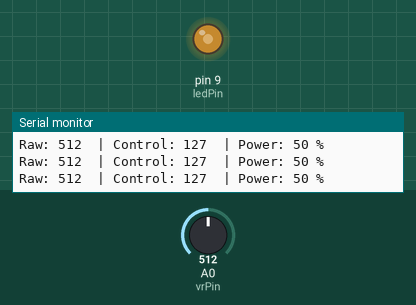
Simulated run of this sketch. Board: Arduino Uno, built with avr-gcc and run on an emulated ATmega328P. Shown: output pins drawn as LEDs (lit = HIGH), the last lines printed to the serial monitor. The test bench sets the inputs (shaded band); at power-on: A0 (vrPin) = 512.

Above: at 1.2 s.
1.3 s: A0 (vrPin) set to 716
At 2.6 s:
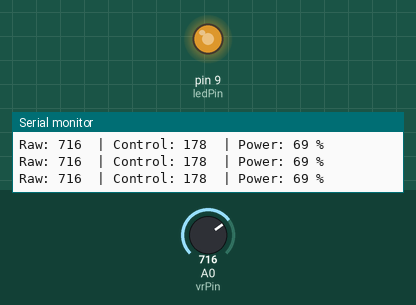
2.9 s: A0 (vrPin) set to 900
At 4.1 s:
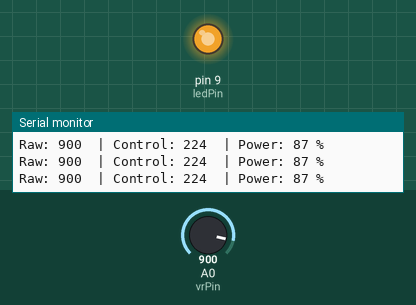
4.5 s: A0 (vrPin) set to 122
At 5.6 s:
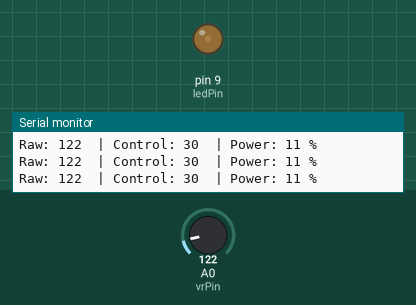
6.1 s: A0 (vrPin) set to 0
At 7.0 s:
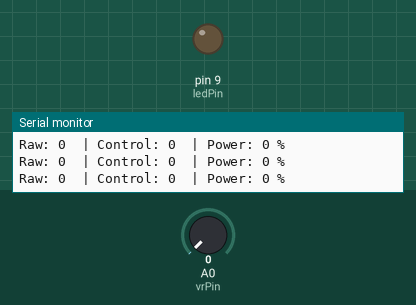
Timing chart, 0 to 8.7 s (numbered marks = the images above; inputs shaded):
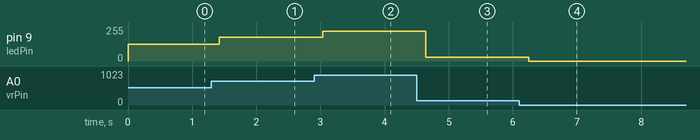

Measured:
- after the input at 1.3 s, pin 9 (ledPin): 127/255 → 178/255 after 0.13 s
- after the input at 2.9 s, pin 9 (ledPin): 178/255 → 224/255 after 0.13 s
- after the input at 4.5 s, pin 9 (ledPin): 224/255 → 30/255 after 0.14 s
- after the input at 6.1 s, pin 9 (ledPin): 30/255 → 0/255 after 0.15 s

The sketch:

Lab15_Analog_VR_ControlLine.ino
```cpp
// ============================================================
// Lab 15: Analog Input (VR) -> Control Line
// AtSoftMaker | Embedded System - Arduino
// บอร์ด: Arduino UNO / MEGA
// ============================================================

const int vrPin  = A0;   // Potentiometer (VR)
const int ledPin = 9;    // LED ขา PWM (~)

void setup() {
  Serial.begin(9600);
  pinMode(ledPin, OUTPUT);
  Serial.println("--- Lab 15: Analog VR -> Control Line ---");
}

void loop() {
  int rawValue    = analogRead(vrPin);              // 0 - 1023
  int controlLine = map(rawValue, 0, 1023, 0, 255); // PWM 0 - 255
  int percent     = map(rawValue, 0, 1023, 0, 100); // 0 - 100 %

  analogWrite(ledPin, controlLine);

  Serial.print("Raw: ");          Serial.print(rawValue);
  Serial.print("  | Control: ");  Serial.print(controlLine);
  Serial.print("  | Power: ");    Serial.print(percent);
  Serial.println(" %");

  delay(200);
}
```
